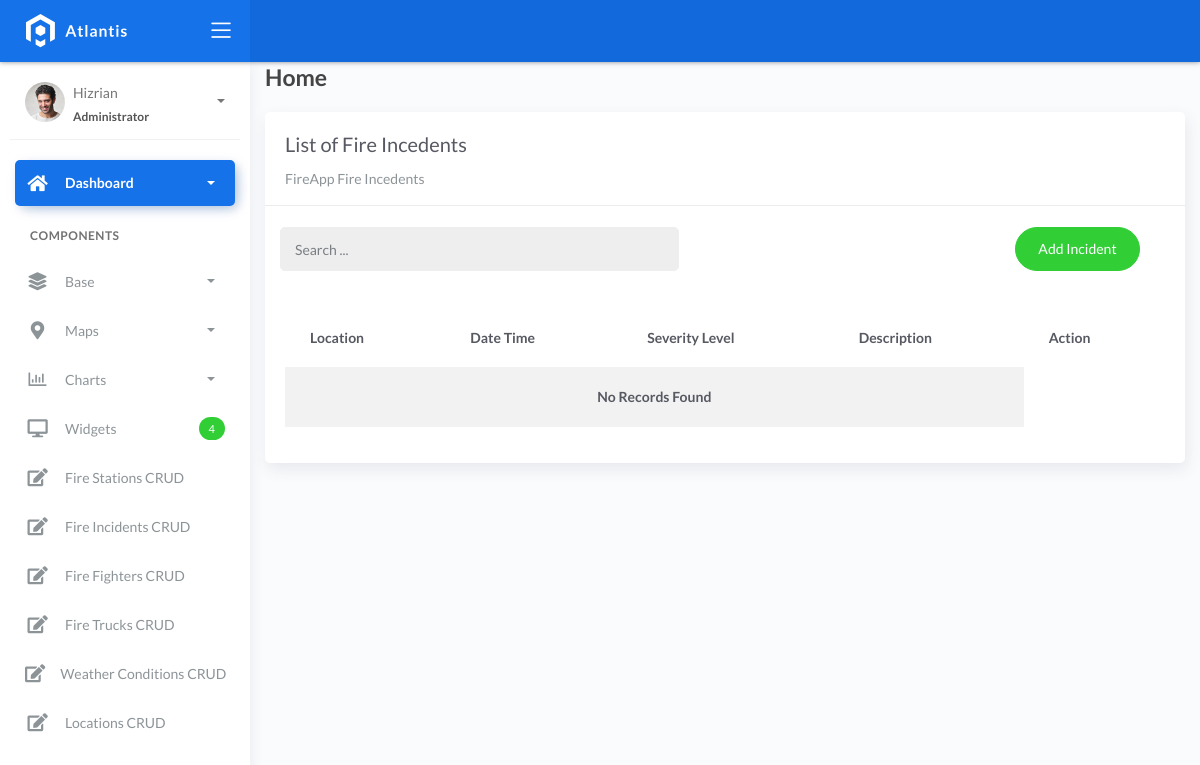
Page /incidentlist on the earlier database version.
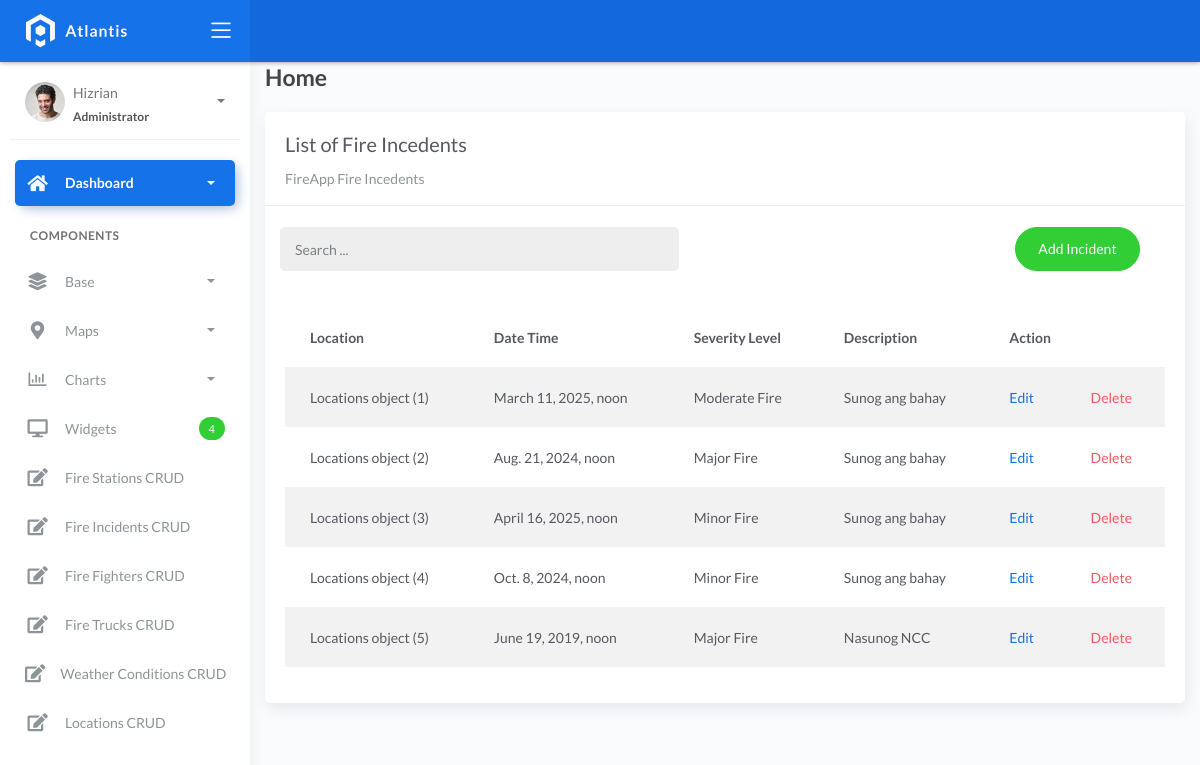
Same page on the later database version.
### fire/models.py (models this page shows)
class BaseModel(models.Model):
    created_at = models.DateTimeField(auto_now_add=True, db_index=True)
    updated_at = models.DateTimeField(auto_now=True)
    class Meta:
        abstract = True

class Incident(BaseModel):
    SEVERITY_CHOICES = (
        ('Minor Fire', 'Minor Fire'),
        ('Moderate Fire', 'Moderate Fire'),
        ('Major Fire', 'Major Fire'),
    )
    location = models.ForeignKey(Locations, on_delete=models.CASCADE)
    date_time = models.DateTimeField(blank=True, null=True)
    severity_level = models.CharField(max_length=45, choices=SEVERITY_CHOICES)
    description = models.CharField(max_length=250)

class Locations(BaseModel):
    name = models.CharField(max_length=150)
    latitude = models.DecimalField(
        max_digits=22, decimal_places=16, null=True, blank=True)
    longitude = models.DecimalField(
        max_digits=22, decimal_places=16, null=True, blank=True)
    address = models.CharField(max_length=150)
    city = models.CharField(max_length=150)  # can be in separate table
    country = models.CharField(max_length=150)  # can be in separate table

### fire/views.py (the view)
# urls.py: path('incidentlist', IncidentList.as_view(), name='incident-list'),
class IncidentList(ListView):
    model = Incident
    context_object_name = 'incident'
    template_name = "listincidents.html"
    paginate_by = 5
    def get_queryset(self, *args, **kwargs):
        qs = super(IncidentList, self).get_queryset(*args, **kwargs)
        if self.request.GET.get("q") != None:
            query = self.request.GET.get('q')
            qs = qs.filter(Q(location__name__icontains=query) |
            Q(date_time__icontains=query) | Q(severity_level__icontains=query))
        return qs

### templates/listincidents.html (shortened to what this page needs)
{% extends 'base.html' %} {% load static %} {% block content %}
<div class="content">
    <div class="container-fluid">
        <h4 class="page-title">Home</h4>
        <div class="row">
            <div class="col-md-12">
                <div class="card">
                    <div class="card-header">
                        <div class="card-title">List of Fire Incedents</div>
                        <div class="card-category">FireApp Fire Incedents</div>
                    </div>
                    <br>
                        <div class="col-md-12 row">
                            <div class="col-md-6">
                                <form action="" class="navbar-left navbar-form nav-search mr-md-3" action="{% url 'incident-list' %}">
                                    <div class="input-group">
                                        <input type="text" placeholder="Search ..." class="form-control" name="q">
                                        <div class="input-group-append">
                                        <span class="input-group-text">
                                        </span>
                                        </div>
                                    </div>
                                </form>
                            </div>
                            <div class="col-md-6">
                                <div class="pull-right">
                                    <a href="{% url 'incident-add' %}" class="btn btn-success btn-rounded">Add Incident</a>
                                </div>
                            </div>
                        </div>
                    <div class="card-body">
                        <table class="table table-striped mt-3">
                            <thead>
                                <tr>
                                    <th scope="col">Location</th>
                                    <th scope="col">Date Time</th>
                                    <th scope="col">Severity Level</th>
                                    <th scope="col">Description</th>
                                    <th scope="col" colspan="2">Action</th>
                                </tr>
                            </thead>
                            <tbody>
                                {% for object in object_list %}
                                <tr>
                                    <td>{{ object.location }}</td>
                                    <td>{{ object.date_time }}</td>
                                    <td>{{ object.severity_level }}</td>
                                    <td>{{ object.description }}</td>
                                    <td><a href="incidentlist/{{ object.id }}">Edit</a></td>
                                    <td><a href="incidentlist/{{ object.id }}/delete" class="text-danger">Delete</a></td>
                                </tr>
                                {% empty %}
                                <tr>
                                    <td colspan="4" style="text-align: center">
                                    <p class="text-sm font-weight-bold mb-0">No Records Found</p>
                                    </td>
                                </tr>
                                {% endfor %}
                            </tbody>
                        </table>
                    </div>
                </div>
            </div>
        </div>
    </div>
</div>
{% endblock %}

### templates/base.html (shortened to what this page needs)
{% load static %}
<!DOCTYPE html>
<html lang="en">
  <head>
    <link rel="stylesheet" href="https://cdnjs.cloudflare.com/ajax/libs/font-awesome/5.15.4/css/all.min.css" />
    <link rel="stylesheet" href="{% static 'css/bootstrap.min.css' %}" />
    <link rel="stylesheet" href="{% static 'css/atlantis.min.css' %}" />
  </head>
  <body>
    <div class="wrapper">
      <div class="main-header">
        <div class="logo-header" data-background-color="blue">
          <a href="{% url 'home' %}" class="logo">
            <img src="{% static 'img/logo.svg' %}" alt="navbar brand" class="navbar-brand" />
          </a>
          <div class="nav-toggle">
            <button class="btn btn-toggle toggle-sidebar">
              <i class="icon-menu"></i>
            </button>
          </div>
        </div>
        <nav class="navbar navbar-header navbar-expand-lg" data-background-color="blue2">
        </nav>
      </div>
      <div class="sidebar sidebar-style-2">
        <div class="sidebar-wrapper scrollbar scrollbar-inner">
          <div class="sidebar-content">
            <div class="user">
              <div class="avatar-sm float-left mr-2">
                <img src="{% static 'img/profile.jpg' %}" alt="..." class="avatar-img rounded-circle" />
              </div>
              <div class="info">
                <a data-toggle="collapse" href="#collapseExample" aria-expanded="true">
                  <span>
                    Hizrian
                    <span class="user-level">Administrator</span>
                    <span class="caret"></span>
                  </span>
                </a>
              </div>
            </div>
            <ul class="nav nav-primary">
              <li class="nav-item active">
                <a data-toggle="collapse" href="#dashboard" class="collapsed" aria-expanded="false">
                  <i class="fas fa-home"></i>
                  <p>Dashboard</p>
                  <span class="caret"></span>
                </a>
              </li>
              <li class="nav-section">
                <h4 class="text-section">Components</h4>
              </li>
              <li class="nav-item">
                <a data-toggle="collapse" href="#base">
                  <i class="fas fa-layer-group"></i>
                  <p>Base</p>
                  <span class="caret"></span>
                </a>
              </li>
              <li class="nav-item">
                <a data-toggle="collapse" href="#maps">
                  <i class="fas fa-map-marker-alt"></i>
                  <p>Maps</p>
                  <span class="caret"></span>
                </a>
              </li>
              <li class="nav-item">
                <a data-toggle="collapse" href="#charts">
                  <i class="far fa-chart-bar"></i>
                  <p>Charts</p>
                  <span class="caret"></span>
                </a>
              </li>
              <li class="nav-item">
                <a href="widgets.html">
                  <i class="fas fa-desktop"></i>
                  <p>Widgets</p>
                  <span class="badge badge-success">4</span>
                </a>
              </li>
              <li class="nav-item">
                <a href="{% url 'firestation-list' %}">
                  <i class="fas fa-edit"></i>
                  <p>Fire Stations CRUD</p>
                </a>
              </li>
              <li class="nav-item">
                <a href="{% url 'incident-list' %}">
                  <i class="fas fa-edit"></i>
                  <p>Fire Incidents CRUD</p>
                </a>
              </li>
              <li class="nav-item">
                <a href="{% url 'firefighter-list' %}">
                  <i class="fas fa-edit"></i>
                  <p>Fire Fighters CRUD</p>
                </a>
              </li>
              <li class="nav-item">
                <a href="{% url 'firetruck-list' %}">
                  <i class="fas fa-edit"></i>
                  <p>Fire Trucks CRUD</p>
                </a>
              </li>
              <li class="nav-item">
                <a href="{% url 'weathercondition-list' %}">
                  <i class="fas fa-edit"></i>
                  <p>Weather Conditions CRUD</p>
                </a>
              </li>
              <li class="nav-item">
                <a href="{% url 'location-list' %}">
                  <i class="fas fa-edit"></i>
                  <p>Locations CRUD</p>
                </a>
              </li>
            </ul>
          </div>
        </div>
      </div>
      <div class="main-panel">
        <div class="content">
          {% block content %}
          {% endblock %}
          </div>
        </div>
      </div>
  </body>
</html>

Differences in the rows shown:
added Incident: location "Locations object (1)", date_time "March 11, 2025, noon", severity_level "Moderate Fire", description "Sunog ang bahay"
added Incident: location "Locations object (2)", date_time "Aug. 21, 2024, noon", severity_level "Major Fire", description "Sunog ang bahay"
added Incident: location "Locations object (3)", date_time "April 16, 2025, noon", severity_level "Minor Fire", description "Sunog ang bahay"
added Incident: location "Locations object (4)", date_time "Oct. 8, 2024, noon", severity_level "Minor Fire", description "Sunog ang bahay"
added Incident: location "Locations object (5)", date_time "June 19, 2019, noon", severity_level "Major Fire", description "Nasunog NCC"
Other differences:
text no longer shown: "No Records Found"
